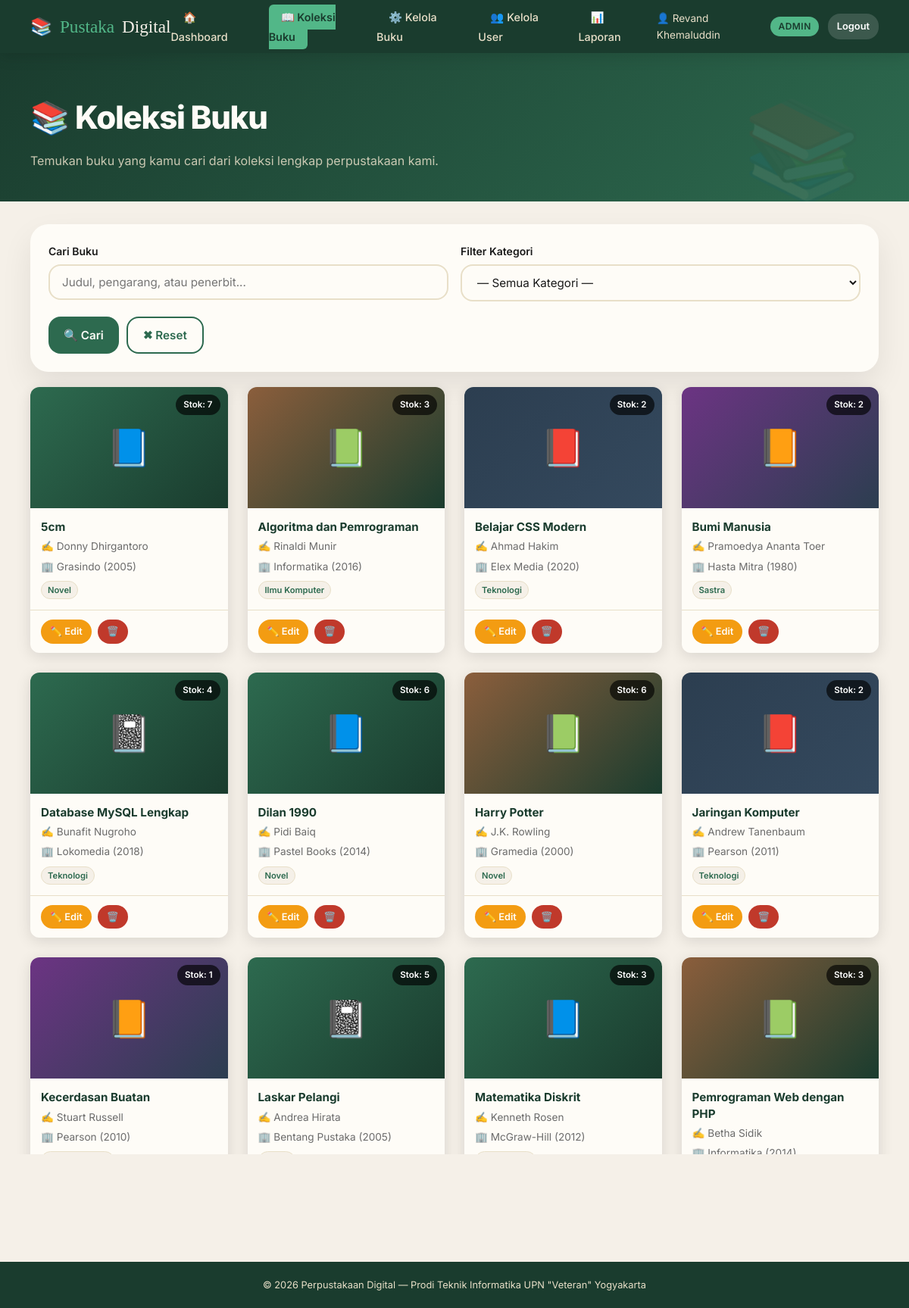
/buku.php (signed in), run on the app's committed database.
### tables this page shows
CREATE TABLE `buku` (
  `id_buku` int(5) NOT NULL,
  `judul` varchar(150) NOT NULL,
  `pengarang` varchar(100) NOT NULL,
  `penerbit` varchar(100) NOT NULL,
  `tahun_terbit` year(4) NOT NULL,
  `kategori` varchar(50) NOT NULL,
  `stok` int(3) NOT NULL DEFAULT 1,
  `cover` varchar(200) DEFAULT NULL
);

### buku.php (the view, shortened to what this page needs)
<?php
include 'koneksi.php';
$cari  = isset($_GET['cari'])  ? $_GET['cari']  : '';
$where = "WHERE 1=1";
$query_buku = mysqli_query($konek, "SELECT * FROM buku $where ORDER BY judul ASC");
$total_hasil = mysqli_num_rows($query_buku);
include 'header.php';
?>
<div class="page-hero">
    <h1>📚 Koleksi Buku</h1>
    <p>Temukan buku yang kamu cari dari koleksi lengkap perpustakaan kami.</p>
</div>
<div class="container fade-in">
    <div class="card mb-20">
        <div class="card-body">
            <form method="GET" action="buku.php">
                <div class="form-row">
                    <div class="form-group" style="margin-bottom:0;">
                        <label>Cari Buku</label>
                        <input type="text" name="cari" value="<?php echo $cari; ?>"
                               placeholder="Judul, pengarang, atau penerbit...">
                    </div>
                    <div class="form-group" style="margin-bottom:0;">
                        <label>Filter Kategori</label>
                        <select name="kategori">
                            <option value="">— Semua Kategori —</option>
                        </select>
                    </div>
                </div>
                <div class="mt-20" style="display:flex; gap:10px;">
                    <button type="submit" class="btn btn-primary">🔍 Cari</button>
                    <a href="buku.php" class="btn btn-outline">✖ Reset</a>
                </div>
            </form>
        </div>
    </div>
    <?php if ($total_hasil > 0) { ?>
        <div class="buku-grid">
        <?php
        $warna_cover = array('', 'buku-cover-coklat', 'buku-cover-biru', 'buku-cover-ungu', '');
        $emoji_buku  = array('📘', '📗', '📕', '📙', '📓');
        $i = 0;
        while ($buku = mysqli_fetch_array($query_buku)) {
            $cover_class = $warna_cover[$i % 5];
            $emoji = $emoji_buku[$i % 5];
            $i++;
            if ($buku['stok'] > 0) {
                $stok_info = "Stok: " . $buku['stok'];
                $stok_warna = "";
            } else {
                $stok_info = "Habis";
                $stok_warna = "background:rgba(192,57,43,0.8);";
            }
        ?>
            <div class="buku-card">
                <?php
                $cover_style = '';
                ?>
                <div class="buku-cover <?php echo $cover_class; ?>" style="<?php echo $cover_style; ?>">
                    <?php if (empty($buku['cover'])) { echo $emoji; } ?>
                    <span class="stok-badge" style="<?php echo $stok_warna; ?>"><?php echo $stok_info; ?></span>
                </div>
                <div class="buku-info">
                    <h4><?php echo $buku['judul']; ?></h4>
                    <p>✍️ <?php echo $buku['pengarang']; ?></p>
                    <p>🏢 <?php echo $buku['penerbit']; ?> (<?php echo $buku['tahun_terbit']; ?>)</p>
                    <span class="buku-kategori"><?php echo $buku['kategori']; ?></span>
                </div>
                <div class="buku-actions">
                    <?php if ($_SESSION['role'] == 'admin') { ?>
                        <a href="kelola_buku.php?edit=<?php echo $buku['id_buku']; ?>" class="btn btn-sm btn-warning">✏️ Edit</a>
                        <a href="hapus_buku.php?id=<?php echo $buku['id_buku']; ?>"
                           onclick="return confirm('Hapus buku ini?')"
                           class="btn btn-sm btn-danger">🗑️</a>
                    <?php } ?>
                </div>
            </div>
        <?php } ?>
        </div>
    <?php } ?>
</div>
<?php include 'footer.php'; ?>

### style.css (style rules this page uses)
:root { --hijau-tua: #1a3c2e; --hijau-mid: #2d6a4f; --hijau-muda: #52b788; --krem: #f5f0e8; --krem-gelap: #e8dfc8; --coklat: #8b5e3c; --coklat-muda: #c9956c; --putih: #fefcf7; --teks-gelap: #1a1a1a; --teks-abu: #6b6b6b; --merah: #c0392b; --kuning: #f39c12; --shadow: 0 4px 20px rgba(0,0,0,0.12); --shadow-lg: 0 8px 40px rgba(0,0,0,0.18); --radius: 12px; --radius-sm: 6px; }
* { margin: 0; padding: 0; box-sizing: border-box; }
body { font-family: 'Inter', 'Poppins', sans-serif; background-color: var(--krem); color: var(--teks-gelap); line-height: 1.65; min-height: 100vh; }
.page-hero { background: linear-gradient(135deg, var(--hijau-tua) 0%, var(--hijau-mid) 100%); padding: 50px 40px 40px; color: var(--putih); position: relative; overflow: hidden; }
.page-hero::before { content: '📚'; position: absolute; right: 60px; top: 20px; font-size: 8rem; opacity: 0.08; }
.page-hero h1 { font-family: 'Inter', sans-serif; font-size: clamp(2.2rem, 3.5vw, 3rem); font-weight: 800; margin-bottom: 10px; letter-spacing: -0.03em; }
.buku-info h4 { font-family: 'Inter', sans-serif; }
.page-hero p { color: var(--krem-gelap); font-size: 1rem; opacity: 0.85; }
.container { max-width: 1200px; margin: 0 auto; padding: 30px 40px; }
.card { background: var(--putih); border-radius: 24px; box-shadow: 0 18px 40px rgba(0,0,0,0.08); overflow: hidden; transition: transform 0.24s ease, box-shadow 0.24s ease; }
.card-body { padding: 24px; }
.btn { display: inline-flex; align-items: center; gap: 6px; padding: 10px 20px; border: none; border-radius: 16px; font-family: 'Inter', sans-serif; font-size: 0.95rem; font-weight: 600; cursor: pointer; text-decoration: none; transition: all 0.2s ease; white-space: nowrap; }
.btn-primary { background: var(--hijau-mid); color: var(--putih); }
.btn-danger { background: var(--merah); color: var(--putih); }
.btn-warning { background: var(--kuning); color: var(--putih); }
.btn-outline { background: transparent; color: var(--hijau-mid); border: 2px solid var(--hijau-mid); }
.btn-sm { padding: 5px 12px; font-size: 0.8rem; }
.form-group { margin-bottom: 18px; }
.form-group label { display: block; font-size: 0.875rem; font-weight: 600; color: var(--teks-gelap); margin-bottom: 6px; }
.form-group input, .form-group select, .form-group textarea { width: 100%; padding: 12px 16px; border: 2px solid var(--krem-gelap); border-radius: 16px; font-family: 'Inter', sans-serif; font-size: 0.95rem; color: var(--teks-gelap); background: var(--putih); transition: border-color 0.2s, box-shadow 0.2s; outline: none; }
.form-row { display: grid; grid-template-columns: 1fr 1fr; gap: 16px; }
.buku-grid { display: grid; grid-template-columns: repeat(auto-fit, minmax(240px, 1fr)); gap: 26px; }
.buku-card { background: var(--putih); border-radius: var(--radius); box-shadow: var(--shadow); overflow: hidden; transition: transform 0.2s, box-shadow 0.2s; }
.buku-cover { height: 160px; background: linear-gradient(135deg, var(--hijau-mid), var(--hijau-tua)); display: flex; align-items: center; justify-content: center; font-size: 3rem; position: relative; }
.buku-cover { overflow: hidden; }
.buku-cover-coklat { background: linear-gradient(135deg, var(--coklat), var(--hijau-tua)); }
.buku-cover-biru { background: linear-gradient(135deg, #2c3e50, #34495e); }
.buku-cover-ungu { background: linear-gradient(135deg, #6c3483, #2c3e50); }
.stok-badge { position: absolute; top: 10px; right: 10px; background: rgba(0,0,0,0.65); color: white; font-size: 0.72rem; padding: 4px 10px; border-radius: 20px; font-family: 'Inter', sans-serif; font-weight: 600; }
.buku-info { padding: 14px; }
.buku-info h4 { font-family: 'Inter', sans-serif; font-size: 0.95rem; font-weight: 700; color: var(--hijau-tua); margin-bottom: 4px; line-height: 1.4; }
.buku-info p { font-size: 0.85rem; color: var(--teks-abu); margin-bottom: 4px; font-family: 'Inter', sans-serif; }
.buku-kategori { display: inline-block; background: var(--krem); color: var(--hijau-mid); font-size: 0.7rem; font-weight: 600; padding: 2px 8px; border-radius: 20px; border: 1px solid var(--krem-gelap); margin-top: 4px; }
.buku-actions { padding: 12px 14px; border-top: 1px solid var(--krem-gelap); display: flex; gap: 8px; }
.fade-in { animation: fadeIn 0.4s ease forwards; }
.mt-20 { margin-top: 20px; }
.mb-20 { margin-bottom: 20px; }

### data on the page
buku: emoji "📘", stok "Stok: 7", judul "5cm", pengarang "Donny Dhirgantoro", penerbit "Grasindo", tahun_terbit "2005", kategori "Novel"
buku: emoji "📗", stok "Stok: 3", judul "Algoritma dan Pemrograman", pengarang "Rinaldi Munir", penerbit "Informatika", tahun_terbit "2016", kategori "Ilmu Komputer"
buku: emoji "📕", stok "Stok: 2", judul "Belajar CSS Modern", pengarang "Ahmad Hakim", penerbit "Elex Media", tahun_terbit "2020", kategori "Teknologi"
buku: emoji "📙", stok "Stok: 2", judul "Bumi Manusia", pengarang "Pramoedya Ananta Toer", penerbit "Hasta Mitra", tahun_terbit "1980", kategori "Sastra"
buku: emoji "📓", stok "Stok: 4", judul "Database MySQL Lengkap", pengarang "Bunafit Nugroho", penerbit "Lokomedia", tahun_terbit "2018", kategori "Teknologi"
buku: emoji "📘", stok "Stok: 6", judul "Dilan 1990", pengarang "Pidi Baiq", penerbit "Pastel Books", tahun_terbit "2014", kategori "Novel"
buku: emoji "📗", stok "Stok: 6", judul "Harry Potter", pengarang "J.K. Rowling", penerbit "Gramedia", tahun_terbit "2000", kategori "Novel"
buku: emoji "📕", stok "Stok: 2", judul "Jaringan Komputer", pengarang "Andrew Tanenbaum", penerbit "Pearson", tahun_terbit "2011", kategori "Teknologi"
buku: emoji "📙", stok "Stok: 1", judul "Kecerdasan Buatan", pengarang "Stuart Russell", penerbit "Pearson", tahun_terbit "2010"
buku: emoji "📓", stok "Stok: 5", judul "Laskar Pelangi", pengarang "Andrea Hirata", penerbit "Bentang Pustaka", tahun_terbit "2005"
buku: emoji "📘", stok "Stok: 3", judul "Matematika Diskrit", pengarang "Kenneth Rosen", penerbit "McGraw-Hill", tahun_terbit "2012"
buku: emoji "📗", stok "Stok: 3", judul "Pemrograman Web dengan PHP", pengarang "Betha Sidik", penerbit "Informatika", tahun_terbit "2014"

### other printed values
$_SESSION['nama'] "Revand Khemaluddin"
$_SESSION['role'] "ADMIN"
